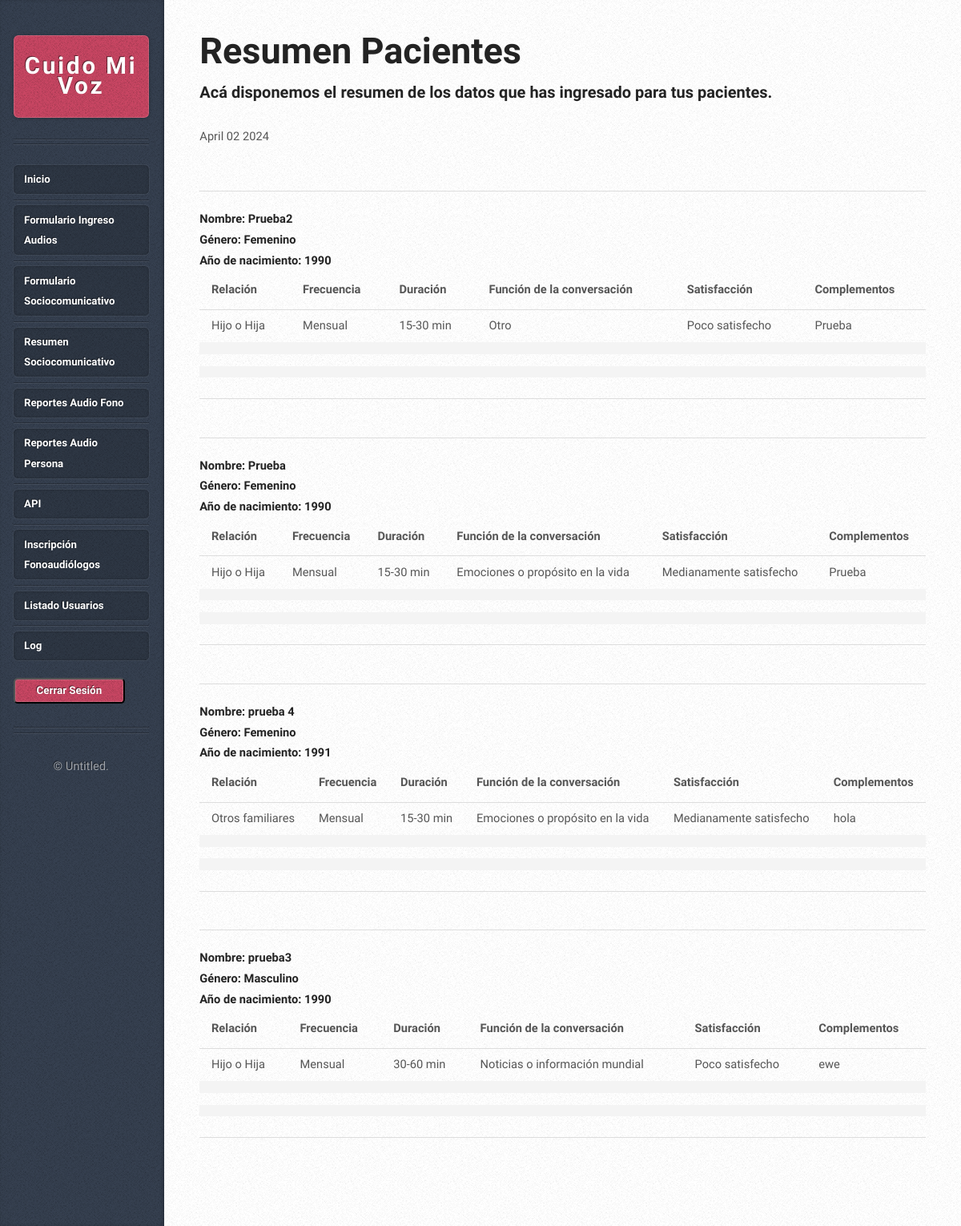
Screenshot of /resumen_paciente/ (signed in) with the database file from the repository.
### botApp/models.py (models this page shows, shortened)
class formulario_com(models.Model):
    id = models.AutoField(primary_key=True, verbose_name="id_formulario")
    id_fono = models.CharField(max_length=100)
    nombre = models.CharField(max_length=100)
    ano_nac = models.CharField(max_length=10, verbose_name="año Nacimiento")
    fecha_ingreso = models.DateTimeField(default=timezone.now)
    genero_usuario = models.ForeignKey(genero_usuario, on_delete=models.CASCADE)
    tipo_relacion_1 = models.ForeignKey(tipo_relacion, related_name='formulario_com_1', verbose_name="tipo_relacion_1", on_delete=models.CASCADE, null=True, blank=True)
    tipo_relacion_2 = models.ForeignKey(tipo_relacion, related_name='formulario_com_2', verbose_name="tipo_relacion_2", on_delete=models.CASCADE, null=True, blank=True)
    tipo_relacion_3 = models.ForeignKey(tipo_relacion, related_name='formulario_com_3', verbose_name="tipo_relacion_3", on_delete=models.CASCADE, null=True, blank=True)
    tipo_relacion_4 = models.ForeignKey(tipo_relacion, related_name='formulario_com_4', verbose_name="tipo_relacion_4", on_delete=models.CASCADE, null=True, blank=True)
    frecuencia_1 = models.ForeignKey(frecuencia_conv, related_name='formulario_com_1', verbose_name="frecuencia_1", on_delete=models.CASCADE, null=True, blank=True)
    frecuencia_2 = models.ForeignKey(frecuencia_conv, related_name='formulario_com_2', verbose_name="frecuencia_2", on_delete=models.CASCADE, null=True, blank=True)
    frecuencia_3 = models.ForeignKey(frecuencia_conv, related_name='formulario_com_3', verbose_name="frecuencia_3", on_delete=models.CASCADE, null=True, blank=True)
    frecuencia_4 = models.ForeignKey(frecuencia_conv, related_name='formulario_com_4', verbose_name="frecuencia_4", on_delete=models.CASCADE, null=True, blank=True)
    duracion_1 = models.ForeignKey(duracion_conv, related_name='formulario_com_1', verbose_name="duracion_1", on_delete=models.CASCADE, null=True, blank=True)
    duracion_2 = models.ForeignKey(duracion_conv, related_name='formulario_com_2', verbose_name="duracion_2", on_delete=models.CASCADE, null=True, blank=True)
    duracion_3 = models.ForeignKey(duracion_conv, related_name='formulario_com_3', verbose_name="duracion_3", on_delete=models.CASCADE, null=True, blank=True)
    duracion_4 = models.ForeignKey(duracion_conv, related_name='formulario_com_4', verbose_name="duracion_4", on_delete=models.CASCADE, null=True, blank=True)
    funcion_1 = models.ForeignKey(funcion_conv, related_name='formulario_com_1', verbose_name="funcion_1", on_delete=models.CASCADE, null=True, blank=True)
    funcion_2 = models.ForeignKey(funcion_conv, related_name='formulario_com_2', verbose_name="funcion_2", on_delete=models.CASCADE, null=True, blank=True)
    funcion_3 = models.ForeignKey(funcion_conv, related_name='formulario_com_3', verbose_name="funcion_3", on_delete=models.CASCADE, null=True, blank=True)
    funcion_4 = models.ForeignKey(funcion_conv, related_name='formulario_com_4', verbose_name="funcion_4", on_delete=models.CASCADE, null=True, blank=True)
    satisfaccion_1 = models.ForeignKey(satisfaccion_conv, related_name='formulario_com_1', verbose_name="satisfaccion_1", on_delete=models.CASCADE, null=True, blank=True)
    satisfaccion_2 = models.ForeignKey(satisfaccion_conv, related_name='formulario_com_2', verbose_name="satisfaccion_2", on_delete=models.CASCADE, null=True, blank=True)
    satisfaccion_3 = models.ForeignKey(satisfaccion_conv, related_name='formulario_com_3', verbose_name="satisfaccion_3", on_delete=models.CASCADE, null=True, blank=True)
    satisfaccion_4 = models.ForeignKey(satisfaccion_conv, related_name='formulario_com_4', verbose_name="satisfaccion_4", on_delete=models.CASCADE, null=True, blank=True)
    complemento_1 = models.CharField(max_length=2000, null=True, blank=True)
    complemento_2 = models.CharField(max_length=2000, null=True, blank=True)
    complemento_3 = models.CharField(max_length=2000, null=True, blank=True)
    complemento_4 = models.CharField(max_length=2000, null=True, blank=True)

class genero_usuario(models.Model):
    id = models.AutoField(primary_key=True, verbose_name="id_genero")
    nombre_genero = models.CharField(max_length=100)
    def __str__(self):
        return self.nombre_genero

class tipo_relacion(models.Model):
    CONYUGE = "Conyuge"
    HIJO_A = "Hijo o Hija"
    OTRO_FAMILIAR = "Otros familiares"
    OTRA_PERSONA = "Otras personas"
    RELACION_CHOICES = [
        (CONYUGE, "Conyuge"),
        (HIJO_A, "Hijo o Hija"),
        (OTRO_FAMILIAR, "Otros familiares"),
        (OTRA_PERSONA,"Otras personas"),]
    id = models.AutoField(primary_key=True, verbose_name="id_relacion")
    tipo_relacion = models.CharField(max_length=30, choices=RELACION_CHOICES)
    def __str__(self):
        return self.tipo_relacion

class frecuencia_conv(models.Model):
    ESPORADICA = "Esporadica"
    MENSUAL = "Mensual"
    SEMANAL = "Semanal"
    DIARIA = "Diaria"
    VARIAS_VECES_DIA = "Varias veces al día"
    FRECUENCIA_CHOICES = [
        (ESPORADICA, "Esporadica"),
        (MENSUAL, "Mensual"),
        (SEMANAL, "Semanal"),
        (DIARIA, "Diaria"),
        (VARIAS_VECES_DIA, "Varias veces al día"),]
    id = models.AutoField(primary_key=True, verbose_name="id_frecuencia")
    tipo_frecuencia = models.CharField(max_length=20, choices=FRECUENCIA_CHOICES)
    def __str__(self):
        return self.tipo_frecuencia

class duracion_conv(models.Model):
    MIN_0_15 = "0-15 min"
    MIN_15_30 = "15-30 min"
    MIN_30_60 = "30-60 min"
    MIN_60_MAS = "Más de 60 min"
    DURACION_CHOICES = [
        (MIN_0_15, "0-15 min"),
        (MIN_15_30, "15-30 min"),
        (MIN_30_60, "30-60 min"),
        (MIN_60_MAS, "Más de 60 min"),]
    id = models.AutoField(primary_key=True, verbose_name="id_duracion")
    tipo_duracion = models.CharField(max_length=20, choices=DURACION_CHOICES)
    def __str__(self):
        return self.tipo_duracion

class funcion_conv(models.Model):
    SATISFACCION = "Satisfacción de las necesidades vitales"
    EMOCIONES = "Emociones o propósito en la vida"
    NOTICIAS = "Noticias o información mundial"
    OTRO = "Otro"
    FUNCION_CHOICES = [
        (SATISFACCION, "Satisfacción de las necesidades vitales"),
        (EMOCIONES, "Emociones o propósito en la vida"),
        (NOTICIAS, "Noticias o información mundial"),
        (OTRO, "Otro"),]
    id = models.AutoField(primary_key=True, verbose_name="id_duracion")
    tipo_funcion = models.CharField(max_length=100, choices=FUNCION_CHOICES)
    def __str__(self):
        return self.tipo_funcion

class satisfaccion_conv(models.Model):
    NADA = "Nada satisfecho"
    POCO = "Poco satisfecho"
    MEDIANAMENTE = "Medianamente satisfecho"
    SATISFECHO = "Satisfecho"
    MUY_SATISFECHO = "Muy satisfecho"
    SATISFACCIONES_CHOICES = [
        (NADA, "Nada satisfecho"),
        (POCO, "Poco satisfecho"),
        (MEDIANAMENTE, "Medianamente satisfecho"),
        (SATISFECHO, "Satisfecho"),
        (MUY_SATISFECHO, "Muy satisfecho"),]
    id = models.AutoField(primary_key=True, verbose_name="id_duracion")
    tipo_satisfaccion = models.CharField(max_length=100, choices=SATISFACCIONES_CHOICES)
    def __str__(self):
        return self.tipo_satisfaccion

### botApp/views.py (the view)
# urls.py: path('resumen_paciente/', resumen_paciente , name='resumen_paciente'),
@login_required
def resumen_paciente (request):
    formularios_usuario = formulario_com.objects.filter(id_fono=request.user.username).order_by('-id')
    data = {
        "fecha_actual" : datetime.now(),
        "datos": formularios_usuario
    }
    return render (request,"resumen.html",data)

### botApp/templates/resumen.html (shortened to what this page needs)
{% extends "base.html" %}
{% block subtitle %}
<h4 class="subtitulo">Resumen Pacientes</h4>
<br>
<h4 class="bajada2">Acá disponemos el resumen de los datos que has ingresado para tus pacientes.</h4>
{% endblock %}
{% block fecha %}
<div class="info">
    <span class="date">
      <span class="month">{{ fecha_actual|date:"F" }} </span>
      <span class="day">{{ fecha_actual|date:"d" }}</span>
      <span class="year">{{ fecha_actual|date:"Y" }}</span>
    </span>
</div>
{% endblock %}
{% block content %}
{% for formulario in datos %}
<hr>
  <h3>Nombre: {{ formulario.nombre }}</h3>
  <h3>Género: {{ formulario.genero_usuario }}</h3>
  <h3>Año de nacimiento: {{ formulario.ano_nac }}</h3>
<table id="tabla">
  <thead>
    <tr>
      <th>Relación</th>
      <th>Frecuencia</th>
      <th>Duración</th>
      <th>Función de la conversación</th>
      <th>Satisfacción</th>
      <th>Complementos</th>
    </tr>
  </thead>
  <tbody>
    <tr>
      <td>{% if formulario.tipo_relacion_1 %} {{ formulario.tipo_relacion_1 }} {% endif %}</td>
      <td>{% if formulario.frecuencia_1 %} {{ formulario.frecuencia_1 }} {% endif %}</td>
      <td>{% if formulario.duracion_1 %} {{ formulario.duracion_1 }} {% endif %}</td>
      <td>{% if formulario.funcion_1 %} {{ formulario.funcion_1 }} {% endif %}</td>
      <td>{% if formulario.satisfaccion_1 %} {{ formulario.satisfaccion_1 }} {% endif %}</td>
      <td>{% if formulario.complemento_1 %} {{ formulario.complemento_1 }} {% endif %}</td>
    </tr>
    <tr>
      <td>{% if formulario.tipo_relacion_2 %} {{ formulario.tipo_relacion_2 }} {% endif %}</td>
      <td>{% if formulario.frecuencia_2 %} {{ formulario.frecuencia_2 }} {% endif %}</td>
      <td>{% if formulario.duracion_2 %} {{ formulario.duracion_2 }} {% endif %}</td>
      <td>{% if formulario.funcion_2 %} {{ formulario.funcion_2 }} {% endif %}</td>
      <td>{% if formulario.satisfaccion_2 %} {{ formulario.satisfaccion_2 }} {% endif %}</td>
      <td>{% if formulario.complemento_2 %} {{ formulario.complemento_2 }} {% endif %}</td>
    </tr>
    <tr>
      <td>{% if formulario.tipo_relacion_3 %} {{ formulario.tipo_relacion_3 }} {% endif %}</td>
      <td>{% if formulario.frecuencia_3 %} {{ formulario.frecuencia_3 }} {% endif %}</td>
      <td>{% if formulario.duracion_3 %} {{ formulario.duracion_3 }} {% endif %}</td>
      <td>{% if formulario.funcion_3 %} {{ formulario.funcion_3 }} {% endif %}</td>
      <td>{% if formulario.satisfaccion_3 %} {{ formulario.satisfaccion_3 }} {% endif %}</td>
      <td>{% if formulario.complemento_3 %} {{ formulario.complemento_3 }} {% endif %}</td>
    </tr>
    <tr>
      <td>{% if formulario.tipo_relacion_4 %} {{ formulario.tipo_relacion_4 }} {% endif %}</td>
      <td>{% if formulario.frecuencia_4 %} {{ formulario.frecuencia_4 }} {% endif %}</td>
      <td>{% if formulario.duracion_4 %} {{ formulario.duracion_4 }} {% endif %}</td>
      <td>{% if formulario.funcion_4 %} {{ formulario.funcion_4 }} {% endif %}</td>
      <td>{% if formulario.satisfaccion_4 %} {{ formulario.satisfaccion_4 }} {% endif %}</td>
      <td>{% if formulario.complemento_4 %} {{ formulario.complemento_4 }} {% endif %}</td>
    </tr>
  </tbody>
</table>
<hr>
{% endfor %}
{% endblock %}

### botApp/static/assets/css/main.css (style rules this page uses)
html, body, div, span, applet, object, iframe, h1, h2, h3, h4, h5, h6, p, blockquote, pre, a, abbr, acronym, address, big, cite, code, del, dfn, em, img, ins, kbd, q, s, samp, small, strike, strong, sub, sup, tt, var, b, u, i, center, dl, dt, dd, ol, ul, li, fieldset, form, label, legend, table, caption, tbody, tfoot, thead, tr, th, td, article, aside, canvas, details, embed, figure, figcaption, footer, header, hgroup, menu, nav, output, ruby, section, summary, time, mark, audio, video { margin: 0; padding: 0; border: 0; font-size: 100%; font: inherit; vertical-align: baseline; }
body { line-height: 1; }
table { border-collapse: collapse; border-spacing: 0; }
body { -webkit-text-size-adjust: none; }
html { box-sizing: border-box; }
*, *:before, *:after { box-sizing: inherit; }
body { background-color: #e8e8e8; background-image: url("images/bg02.png"); display: -moz-flex; display: -webkit-flex; display: -ms-flex; display: flex; }
body, input, textarea, select { font-family: 'Source Sans Pro', sans-serif; font-weight: 400; color: #565656; }
h2, h3, h4, h5, h6 { font-family: 'Open Sans Condensed', sans-serif; font-weight: 700; color: #232323; }
hr { border: 0; border-top: solid 1px #ddd; padding: 1.5em 0 0 0; margin: 1.75em 0 0 0; }
table { margin-bottom: 1em; width: 100%; }
table tbody tr:nth-child(2n+2) { background: #f4f4f4; }
table td { padding: 0.5em 1em 0.5em 1em; }
table th { text-align: left; font-weight: 700; padding: 0.75em 1em 0.75em 1em; }
table thead { border-bottom: solid 1px #ddd; }
@media screen and (min-width: 737px) { body { height: 100%; line-height: 1.75em; } }
@media screen and (min-width: 737px) { h3, h4, h5, h6 { font-size: 1em; } }
@media screen and (min-width: 737px) and (max-width: 1200px) { body { min-width: 1000px; font-size: 11pt; } }
@media screen and (min-width: 737px) and (max-width: 1200px) { .box.post .info { width: 100%; padding: 1em 0 0 0; position: relative; top: -2em; } }
@media screen and (min-width: 737px) and (max-width: 1200px) { .box.post .info .date { display: inline; } }

### botApp/templates/resumen.html (style rules this page uses)
.subtitulo { font-size: 45px; }
.bajada2 { font-size: 20px; }

### rows the page displays
formulario_com: nombre "Prueba2", genero_usuario "Femenino", ano_nac "1990", tipo_relacion_1 "Hijo o Hija", frecuencia_1 "Mensual", duracion_1 "15-30 min", funcion_1 "Otro", satisfaccion_1 "Poco satisfecho", complemento_1 "Prueba"
formulario_com: nombre "Prueba", genero_usuario "Femenino", ano_nac "1990", tipo_relacion_1 "Hijo o Hija", frecuencia_1 "Mensual", duracion_1 "15-30 min", funcion_1 "Emociones o propósito en la vida", satisfaccion_1 "Medianamente satisfecho", complemento_1 "Prueba"
formulario_com: nombre "prueba 4", genero_usuario "Femenino", ano_nac "1991", tipo_relacion_1 "Otros familiares", frecuencia_1 "Mensual", duracion_1 "15-30 min", funcion_1 "Emociones o propósito en la vida", satisfaccion_1 "Medianamente satisfecho", complemento_1 "hola"
formulario_com: nombre "prueba3", genero_usuario "Masculino", ano_nac "1990", tipo_relacion_1 "Hijo o Hija", frecuencia_1 "Mensual", duracion_1 "30-60 min", funcion_1 "Noticias o información mundial", satisfaccion_1 "Poco satisfecho", complemento_1 "ewe"
